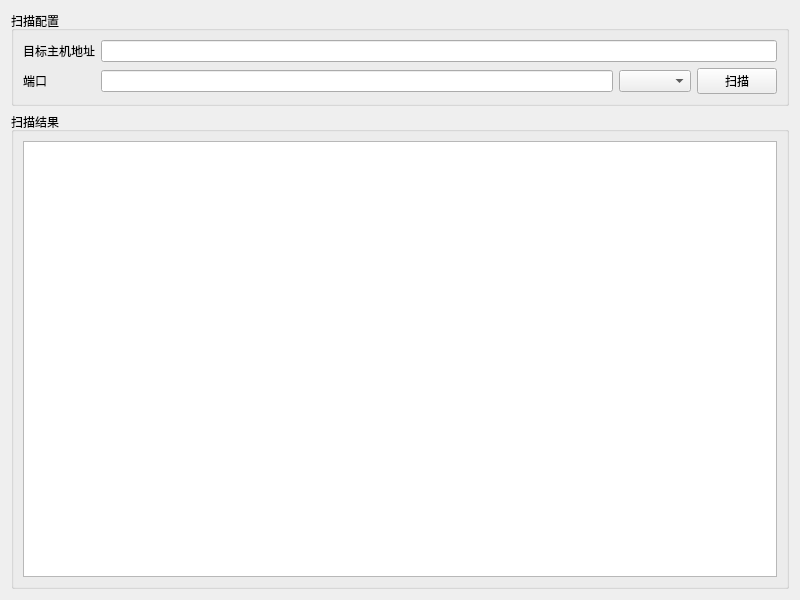
<?xml version="1.0" encoding="UTF-8"?>
<ui version="4.0">
 <class>PortScanner</class>
 <widget class="QWidget" name="PortScanner">
  <property name="geometry">
   <rect>
    <x>0</x>
    <y>0</y>
    <width>800</width>
    <height>600</height>
   </rect>
  </property>
  <property name="minimumSize">
   <size>
    <width>800</width>
    <height>600</height>
   </size>
  </property>
  <property name="windowTitle">
   <string>PortScanner</string>
  </property>
  <layout class="QGridLayout" name="gridLayout_2">
   <item row="0" column="0">
    <widget class="QGroupBox" name="groupBox_2">
     <property name="title">
      <string>扫描配置</string>
     </property>
     <layout class="QGridLayout" name="gridLayout">
      <item row="0" column="0">
       <widget class="QLabel" name="label">
        <property name="text">
         <string>目标主机地址</string>
        </property>
       </widget>
      </item>
      <item row="1" column="0">
       <widget class="QLabel" name="label_2">
        <property name="text">
         <string>端口</string>
        </property>
       </widget>
      </item>
      <item row="1" column="1">
       <widget class="QLineEdit" name="lineEdit_PortSet"/>
      </item>
      <item row="1" column="2">
       <widget class="QComboBox" name="comboBox"/>
      </item>
      <item row="1" column="3">
       <widget class="QPushButton" name="pushButton_DoScanning">
        <property name="text">
         <string>扫描</string>
        </property>
       </widget>
      </item>
      <item row="0" column="1" colspan="3">
       <widget class="QLineEdit" name="lineEdit_IPAddressSet"/>
      </item>
     </layout>
    </widget>
   </item>
   <item row="1" column="0">
    <widget class="QGroupBox" name="groupBox">
     <property name="title">
      <string>扫描结果</string>
     </property>
     <layout class="QHBoxLayout" name="horizontalLayout">
      <item>
       <widget class="QTableView" name="tableView"/>
      </item>
     </layout>
    </widget>
   </item>
  </layout>
 </widget>
 <resources/>
 <connections/>
</ui>
